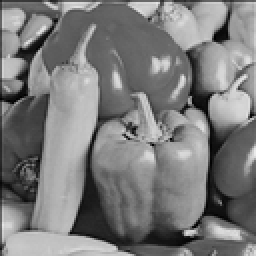
%> input picture Sparse_Coding_Inpainting/peppers256.png, 128 x 128 px, shrunk from 256 x 256 before the run (shown 2 times larger)
$ octave lez12_A_inpainting.m   (GNU Octave 9; MATLAB toolbox functions it lacks are replaced by stand-ins)
%> lines starting %> are read from the running program, lines starting %| are printed output that depends on the picture
% example of dct denoising
clear
close all


% load the image and rescale it in [0,1]
img = im2double(imread('peppers256.png'));
%> img: size 128x128 double; min 0, max 0.918, mean 0.483
figure(), imshow(img,[0, 1]), title('Original Image')

[nrow, ncol] = size(img);
%> nrow = 128; ncol = 128

% patch size
p = 8;
% input size
M = p^2;

% noise level
sigma_noise = 20 / 255;

% set the number of pixels to be removed at random
perc_of_removed_pixels = 0.25;

% corrupt the image with white gaussian noise
noisy_img = img + random('normal', 0, sigma_noise, size(img));
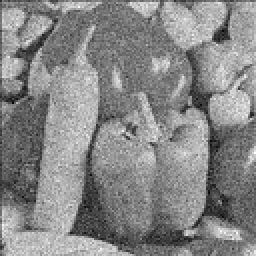
%> noisy_img: size 128x128 double (shown 2 times larger); min -0.22, max 1.1, mean 0.483; drawn with min black and max white

% arbitrarily remove pixels setting them to zero
% [modify  noisy_img]
r = randi([1, size(img,1)*size(img,2)],[floor(256*256*perc_of_removed_pixels), 1]);

% define a mask to keep track of which pixels have been removed
% msk = % a binary image of the same size of img having 0 in removed pixels
msk = ones(size(img));
msk(r) = 0;
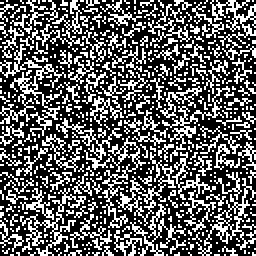
%> msk: size 128x128 double (shown 2 times larger); values 0 (black) and 1 (white), 36.6% white in thin lines or dots
figure(), imshow(noisy_img, [0, 1]), title(['Noisy Image before inpainting, PSNR = ',num2str(psnr(noisy_img,img))])
%> after `imshow(noisy_img, [0, 1])`:
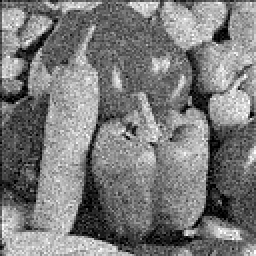
%> displayed picture: size 128x128, on the screen's scale of 0 to 255 (shown 2 times larger); min 0, max 255, mean 123.2
figure(), imshow(msk, [0, 1]), title(['Dead pixels'])
%% Use a redundant DCT dictionary learned from another images

data = load('dict_nat_img.mat');
D = data.D;
%add a column to keep track of the avg patch
new_col = ones(size(D,1), 1);
new_col = new_col / norm(new_col,2);
D = [D, new_col];
% add a constant atom to D, KSVD was trained over patches with zero mean


% update dictionary dimension
N = size(D, 1);

%figure(), show_dictionary(D), title('redundandt DCT dictionary')

%% SET stopping criteria of OMP
% orthogonal matching pursuit uses sparsity and errors as stopping criteria
L = 4;

% threshold on the error tau depends on the number of nonzero pixels

%% Inpainting based on OMP starts


% loop on image patches
step = 1;
img_hat = zeros(nrow, ncol);
weights = zeros(nrow, ncol);
f = waitbar(0,'Please wait...');
for ii=1:step:(nrow-p+1)
    if ii==1
        tic
    end
    for jj=1:step:(ncol-p+1)

        % patch extracted from the image
        s = noisy_img(ii:ii+p-1,jj:jj+p-1);


        % patch extracted from the mask
        m = msk(ii:ii+p-1,jj:jj+p-1);

        % design the projection operator over the current patch
        proj = diag(m(:));

        % tau should be proportional to the number of pixels remaining in the patch
        tau = 1.15 * sigma_noise *sqrt(sum(proj,"all")/M);

        % sparse coding w.r.t. PD the inpainted dictionary using L and tau as stopping criteria

        x = OMP(proj*D, s(:), tau, L);
        % reconstruction: synthesis w.r.t. D the dictionary yielding sparse representation
        s_hat = D*x;
        % keep track of all the estimates for aggregation
        % UPDATE img_hat

        img_hat(ii:ii+p-1,jj:jj+p-1) = img_hat(ii:ii+p-1,jj:jj+p-1) + reshape(s_hat, [p,p]);
        % UPDATE weights

        weights(ii:ii+p-1,jj:jj+p-1) = weights(ii:ii+p-1,jj:jj+p-1) + ones(p,p);
    end
    if ii==1
        t=toc;
    end
    remaining_time = t*((nrow-p+1)-ii);
    waitbar(ii/(nrow-p+1),f,['Please wait ', num2str(remaining_time), ' seconds']);
end
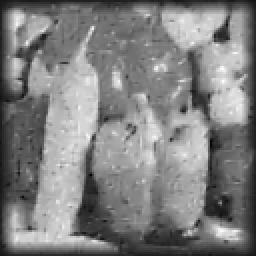
%> img_hat: size 128x128 double (shown 2 times larger); min -5.34, max 59.58, mean 27.4; drawn with min black and max white
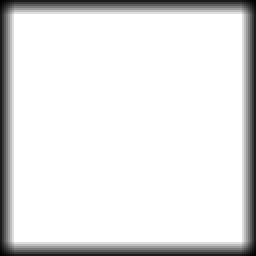
%> weights: size 128x128 double (shown 2 times larger); min 1, max 64, mean 57.2; drawn with min black and max white
%> after the loop, t = 0.0734
delete(f)
% aggregation
img_hat = img_hat./weights;
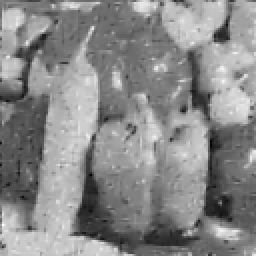
%> img_hat: size 128x128 double (shown 2 times larger); min -0.0834, max 0.966, mean 0.482; drawn with min black and max white

%% show the result
corr_img = zeros(size(img));
corr_img(msk==1)=noisy_img(msk==1);
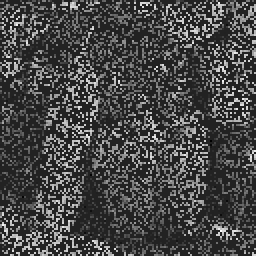
%> corr_img: size 128x128 double (shown 2 times larger); min -0.165, max 1.07, mean 0.178; drawn with min black and max white
figure(), imshow(corr_img, [0, 1]), title(['corrupted img, PSNR = ',num2str(psnr(corr_img,img))])


figure(), imshow(img_hat),
title(['Estimated Image, PSNR = ', num2str(psnr(img_hat,img))])
